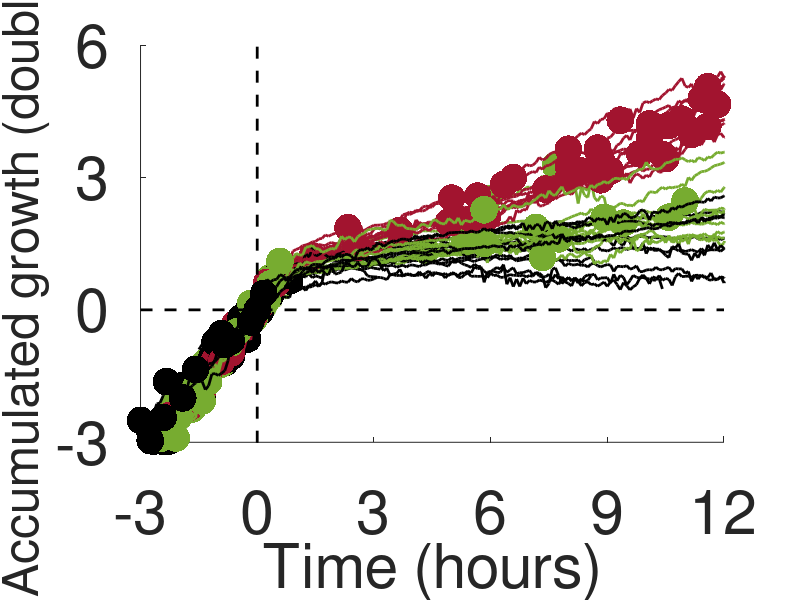

MATLAB code for this plot:
load data

col(1,:)=[0 0 0];
col(2,:)=[0.4660 0.6740 0.1880];
col(3,:)=[0.6350 0.0780 0.1840];

% Plot accumulated growth. Drug added at frame 60 (t=0); set um to 0 at t=0
figure
for i=1:36
    hold on
    plot(t,a(i,:)-a(i,59),'Color',col(j(i),:),'LineWidth',2)
    plot(d(i,:).*t,d(i,:).*(a(i,:)-a(i,59)),'.','MarkerSize',60,'Color',col(j(i),:),'LineWidth',1)
end

plot([0 0],[-4 6],'--k','LineWidth',2)
plot([-3 12],[0 0],'--k','LineWidth',2)
axis([-3 12 -3 6])
set(gca,'FontSize',15,'XTick',[-3 0 3 6 9 12],'YTick',[-3 0 3 6 9 12])
xlabel('Time (hours)','FontSize',44)

set(findall(gcf,'-property','FontSize'),'FontSize',44)
ylabel('Accumulated growth (doublings)','FontSize',36)
set(gcf, 'Position',  [20, 20, 1000, 1000])